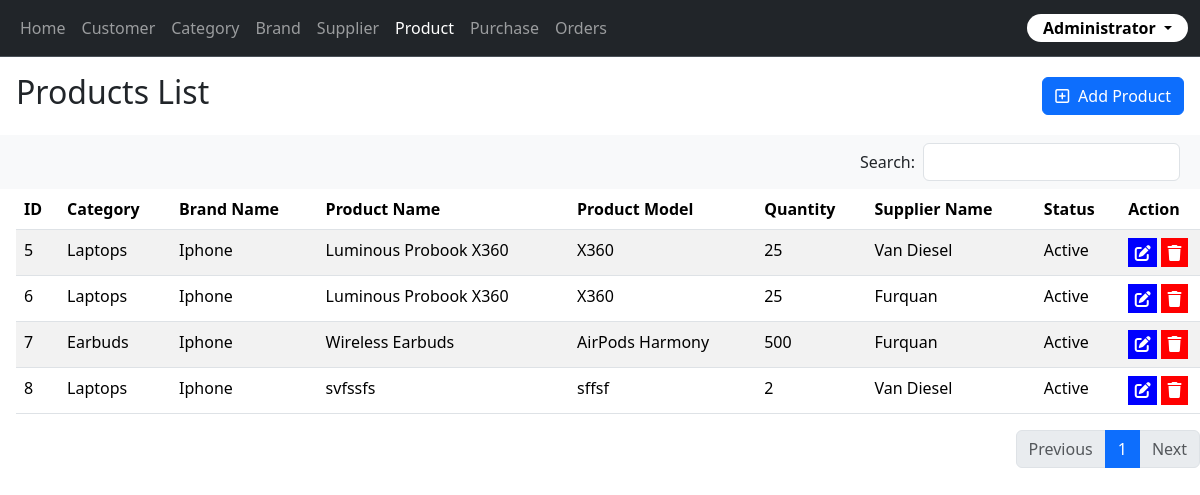
/product/ (signed in), run on the app's committed database.
### inventory/models.py (models this page shows, shortened)
class Ims_product(models.Model):
    STATUS_CHOICES = [
        (True, 'Active'),
        (False, 'Inactive'),
    ]
    category_id = models.ForeignKey(Ims_category, on_delete=models.CASCADE)
    brand_id = models.ForeignKey(Ims_brand, on_delete=models.CASCADE)
    pname = models.CharField(max_length=300)
    model = models.CharField(max_length=255)
    description = models.TextField()
    quantity = models.IntegerField()
    unit = models.CharField(max_length=150)
    base_price = models.FloatField()
    tax = models.DecimalField(max_digits=4, decimal_places=2)
    minimum_order = models.FloatField(default=0)
    supplier = models.ForeignKey(Ims_supplier, on_delete=models.CASCADE)
    status = models.BooleanField(default=True, choices=STATUS_CHOICES)
    date = models.DateField(auto_now_add=True)

class Ims_category(models.Model):
    STATUS_CHOICES = [
        (True, 'Active'),
        (False, 'Inactive'),
    ]
    name = models.CharField(max_length=200)
    status = models.BooleanField(default=True, choices=STATUS_CHOICES)
    def __str__(self):
        return self.name

class Ims_brand(models.Model):
    STATUS_CHOICES = [
        (True, 'Active'),
        (False, 'Inactive'),
    ]
    category = models.ForeignKey(Ims_category, on_delete=models.CASCADE)
    bname = models.CharField(max_length=250)
    status = models.BooleanField(default=True, choices=STATUS_CHOICES)
    def __str__(self):
        return self.bname

class Ims_supplier(models.Model):
    STATUS_CHOICES = [
        (True, 'Active'),
        (False, 'Inactive'),
    ]
    supplier_name = models.CharField(max_length=200)
    mobile = models.CharField(max_length=50)
    address = models.TextField()
    status = models.BooleanField(default=True, choices=STATUS_CHOICES)
    def __str__(self):
        return self.supplier_name

### inventory/views.py (the view, shortened to what this page needs)
# urls.py: path('product/', views.product, name='product'),
@login_required(login_url="login")
def product(request):
    products = Ims_product.objects.all()
    paginated_products = paginate(request, products, items_per_page=number_of_items)
    categories = Ims_category.objects.all()
    brands = Ims_brand.objects.all()
    suppliers = Ims_supplier.objects.all()
    context = {
        'products': paginated_products,
        'categories':categories,
        'brands': brands,
        'suppliers': suppliers,
    }
    return render(request, 'product.html', context)

### inventory/views.py (called while the page is built)
@login_required(login_url="login")
def paginate(request, tname, items_per_page=1):
    page_num = request.GET.get('page')
    paginator = Paginator(tname, items_per_page)
    try:
        paginated_view = paginator.page(page_num)
    except PageNotAnInteger:
        paginated_view = paginator.page(1)
    except EmptyPage:
        paginated_view = paginator.page(paginator.num_pages)
    return paginated_view

### templates/product.html (shortened to what this page needs)
{% extends "base.html" %}
{% block content %}
<div class="m-3 d-flex justify-content-between align-items-center">
    <h2>Products List</h2>
    <a href="#" class="btn btn-primary" type="button" id="addProductBtn">
      <i class="fa-regular fa-square-plus" style="margin-right: .3em"></i> Add Product</a>
</div>
<nav class="navbar bg-body-tertiary">
    <div class="container-fluid justify-content-end">
        <form class="d-flex align-items-center" role="search" action="{% url 'search_product' %}" method="GET">
            <span class="me-2">Search:</span>
            <input class="form-control me-2" type="search" aria-label="Search" name="query">
        </form>
    </div>
</nav>
<table class="table table-striped mx-3">
  <thead>
    <tr>
      <th scope="col">ID</th>
      <th scope="col">Category</th>
      <th scope="col">Brand Name</th>
      <th scope="col">Product Name</th>
      <th scope="col">Product Model</th>
      <th scope="col">Quantity</th>
      <th scope="col">Supplier Name</th>
      <th scope="col">Status</th>
      <th scope="col">Action</th>
    </tr>
  </thead>
  <tbody>
    {% for product in products %}
      <tr>
        <td>{{ product.id }}</td>
        <td>{{ product.category_id }}</td>
        <td>{{ product.brand_id }}</td>
        <td>{{ product.pname }}</td>
        <td>{{ product.model }}</td>
        <td>{{ product.quantity }}</td>
        <td>{{ product.supplier }}</td>
        <td>{{ product.get_status_display }}</td>
        <td>
          <div>
            <a href="#" id="editProductBtn-{{product.id}}"><i class="fa-solid fa-pen-to-square" style="background-color: blue; color: white; padding:.4em"></i></a>
            <a href="{% url "delete" product.id %}"><i class="fa-solid fa-trash" style="background-color: red; color: white; padding:.4em"></i></a>
          </div>
        </td>
      </tr>
      {% endfor %}
  </tbody>
</table>
{% include "pagination.html" with VARIABLE_NAME=products %}
{% endblock content %}

### data on the page
Ims_product: id "5", category_id "Laptops", brand_id "Iphone", pname "Luminous Probook X360", model "X360", quantity "25", supplier "Van Diesel", status "Active"
Ims_product: id "6", category_id "Laptops", brand_id "Iphone", pname "Luminous Probook X360", model "X360", quantity "25", supplier "Furquan", status "Active"
Ims_product: id "7", category_id "Earbuds", brand_id "Iphone", pname "Wireless Earbuds", model "AirPods Harmony", quantity "500", supplier "Furquan", status "Active"
Ims_product: id "8", category_id "Laptops", brand_id "Iphone", pname "svfssfs", model "sffsf", quantity "2", supplier "Van Diesel", status "Active"

### other printed values
{{ i }} "1"
